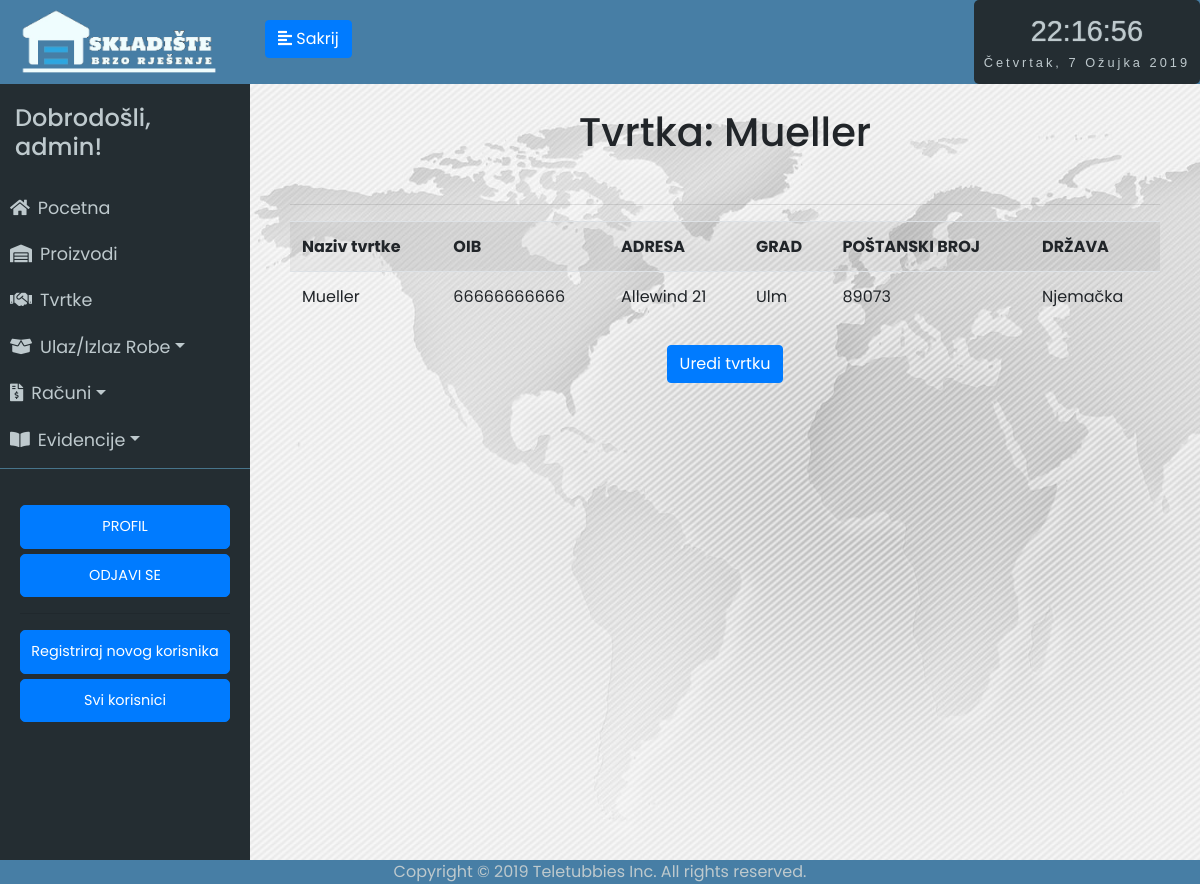
/tvrtka/Mueller (signed in), run on the app's committed database.
### app/models.py (models this page shows, shortened)
class User(UserMixin, db.Model):
	id = db.Column(db.Integer, primary_key=True)
	username = db.Column(db.String(64), index=True, unique=True)
	email = db.Column(db.String(120), index=True, unique=True)
	password_hash = db.Column(db.String(128))
	last_seen = db.Column(db.DateTime, default=datetime.utcnow)
	evidencija = db.relationship('Evidencija', backref='user', lazy='dynamic')

class Tvrtka(db.Model):
	__searchable__ = ['name']
	id = db.Column(db.Integer, primary_key=True)
	name = db.Column(db.String(64))
	oib = db.Column(db.Integer, unique=True)
	adresa = db.Column(db.String(200))
	grad = db.Column(db.String(64))
	p_broj = db.Column(db.Integer)
	drzava = db.Column(db.String(64))
	evidencija = db.relationship('Evidencija', backref='tvrtka', lazy='dynamic')

### app/routes.py (the view, shortened to what this page needs)
@app.route('/tvrtka/<name>', methods=['GET', 'POST'])
@login_required
def tvrtka(name):
	form_uredi = UrediTvrtkuForm()
	tvrtka = Tvrtka.query.filter_by(name=name).first_or_404()
	return render_template('tvrtka.html', user=user, tvrtka=tvrtka, form_uredi=form_uredi)

### app/models.py (called while the page is built)
@login.user_loader
def load_user(id):
	return User.query.get(int(id))

### app/routes.py (called while the page is built)
@app.before_request
def before_request():
	if current_user.is_authenticated:
		current_user.last_seen = datetime.utcnow()
		db.session.commit()

### app/templates/tvrtka.html (shortened to what this page needs)
{% extends "base.html" %}
{% block content %}
<div class="stanje-s">
    <h1>Tvrtka: {{ tvrtka.name }}</h1><br>
    <hr>
    <table class="table table-striped">
        <tr>
            <th>Naziv tvrtke</th>
            <th>OIB</th>
            <th>ADRESA</th>
            <th>GRAD</th>
            <th>POŠTANSKI BROJ</th>
            <th>DRŽAVA</th>
        </tr>
        <tr>
            <td>{{ tvrtka.name }}</td>
            <td>{{ tvrtka.oib }}</td>
            <td>{{ tvrtka.adresa }}</td>
            <td>{{ tvrtka.grad }}</td>
            <td>{{ tvrtka.p_broj }}</td>
            <td>{{ tvrtka.drzava }}</td>
        </tr>
    </table>
    <button type="button" class="btn btn-primary m-2" data-toggle="modal" data-target="#exampleModalCenter3" id="uredi-tvrtku-tipka">Uredi tvrtku</button>
</div>
  </div>
{% endblock %}

### app/templates/base.html (shortened to what this page needs)
<html>
<head>
	<link rel="stylesheet" href="https://stackpath.bootstrapcdn.com/bootstrap/4.2.1/css/bootstrap.min.css" integrisha384-GJzZqFGwb1QTTN6wy59ffF1BuGJpLSa9DkKMp0DgiMDm4iYMj70gZWKYbI706tWS">
	<link href="../static/style.css" type="text/css" rel="stylesheet">
	<link rel="stylesheet" href="https://use.fontawesome.com/releases/v5.7.1/css/all.css">
</head>
<body onload="startTime()">
	<div class="wrapper">
	<nav id="sidebar">
		<div class="sidebar-header ">
			<img src="../static/logo5.png" style="width: 200px; height: auto;">
		</div>
		<ul class="list-unstyled components" id="navigation">
			<h4>Dobrodošli, {{ current_user.username }}!</h4>
			<li class="{% block index %}{% endblock %}">
				<a href="{{ url_for('index') }}"><i class="fas fa-home mr-2"></i>Pocetna</a>
			</li>
			<li class="{% block stanje_skladista %}{% endblock %}">
				<a href="{{ url_for('stanje_skladista1') }}"><i class="fas fa-warehouse mr-2"></i>Proizvodi</a>
			</li>
			<li class="{% block dobavljaci %}{% endblock %}">
				<a href="{{ url_for('tvrtke1') }}"><i class="fas fa-handshake mr-2"></i>Tvrtke</a>
			</li>
			<li class="{% block ulaz_izlaz %}{% endblock %}">
				<a href="#pageSubmenu2" data-toggle="collapse" aria-expanded="false" class="dropdown-toggle"><i class="fas fa-box-open mr-2"></i>Ulaz/Izlaz Robe</a>
			</li>
			<li class="{% block racuni %}{% endblock %}">
				<a href="#pageSubmenu3" data-toggle="collapse" aria-expanded="false" class="dropdown-toggle"><i class="fas fa-file-invoice-dollar mr-2"></i>Računi</a>
			</li>
			<li class="{% block evidencije %}{% endblock %}">
				<a href="#pageSubmenu" data-toggle="collapse" aria-expanded="false" class="dropdown-toggle"><i class="fas fa-book-open mr-2"></i>Evidencije</a>
			</li>
		</ul>
		<ul class="list-unstyled CTAs">
                <li>
                    <a href="{{ url_for('user', username=current_user.username) }}" class="btn btn-primary hover-plava">PROFIL</a>
                </li>
                <li>
                    <a href="{{ url_for('logout') }}" class="btn btn-primary hover-plava">ODJAVI SE</a>
                </li>
                {%  if current_user.username == "admin"%}
                <hr>
                    <li>
                        <a href="{{ url_for('register') }}" class="btn btn-primary hover-plava">Registriraj novog korisnika</a>
                    </li>
                    <li>
                        <a href="{{ url_for('svi_korisnici1') }}" class="btn btn-primary hover-plava">Svi korisnici</a>
                    </li>
                {% endif %}
            </ul>
	</nav>
		<div class="tijelo">
	        <div class="plava-pozadina">
	        	<div class="d-flex bd-highlight">
	  				<div class="bd-highlight">
		            	<button type="button" id="sidebarCollapse" class="btn btn-primary">
			                <i class="fas fa-align-left"></i>
			                <span class="sakrij-tipku"></span>
		            	</button>
		            </div>
	  				<div class="ml-auto bd-highlight">
	  					<div id="clockdate">
		  					<div class="clockdate-wrapper">
		    					<div id="clock"></div>
		    					<div id="date"></div>
		  					</div>
						</div>
					</div>
				</div>
	    	</div>
			<div class="plavo">
			{% block content %}
			{% endblock %}
			</div>
		</div>
<footer>Copyright © 2019 Teletubbies Inc. All rights reserved.</footer>
</body>
</html>

### app/static/style.css (style rules this page uses)
body { font-family: 'Poppins', sans-serif; background: #fafafa; }
h4 { padding: 15px; }
.wrapper { display: flex; width: 100%; align-items: stretch; }
a, a:hover, a:focus { color: inherit; text-decoration: none; transition: all 0.3s; }
#sidebar { min-width: 250px; max-width: 250px; min-height: 100vh; background: #242d32; color: #bec9cd; transition: all 0.3s; }
#sidebarCollapse { margin-top: 20px; margin-left: 15px; }
#sidebar .sidebar-header { padding: 7.5px 20px; background: #477ea5; color: #f0fdfe; }
#sidebar ul.components { padding: 5px 0; border-bottom: 1px solid #47748b; }
#sidebar ul li a { padding: 10px; font-size: 1.1em; display: block; }
ul.CTAs { padding: 20px; }
ul.CTAs a { text-align: center; font-size: 0.9em !important; display: block; border-radius: 5px; margin-bottom: 5px; }
.tijelo { display: inline-block; width: 100%; }
.plavo { display: inline-block; width: 100%; text-align: center; }
.plava-pozadina { background-color: #477ea5; display: inline-block; width: 100%; height: 84px; }
.stanje-s { padding-top: 3vh; padding-left: 5vh; padding-right: 5vh; background-image: url('map.jpg'); height: 100vh; }
.sakrij-tipku:before { content: 'Sakrij'; }
.clockdate-wrapper { background-color: #242d32; padding:10px; max-width:350px; width:100%; text-align:center; border-radius:5px; margin:0 auto; height: 84px; }
#clock { background-color:#242d32; font-family: sans-serif; font-size:1.8rem; text-shadow:0px 0px 1px #bec9cd; color:#bec9cd; }
#date { letter-spacing:3px; font-size:0.8rem; font-family:arial,sans-serif; color:#bec9cd; }
footer { position: fixed; left: 0; bottom: 0; width: 100%; background-color: #477ea5; color: #bec9cd; text-align: center; }
:root { --mainColor: #007bff; }

### data on the page
User: username "admin"
Tvrtka: name "Mueller", oib "66666666666", adresa "Allewind 21", grad "Ulm", p_broj "89073", drzava "Njemačka"
